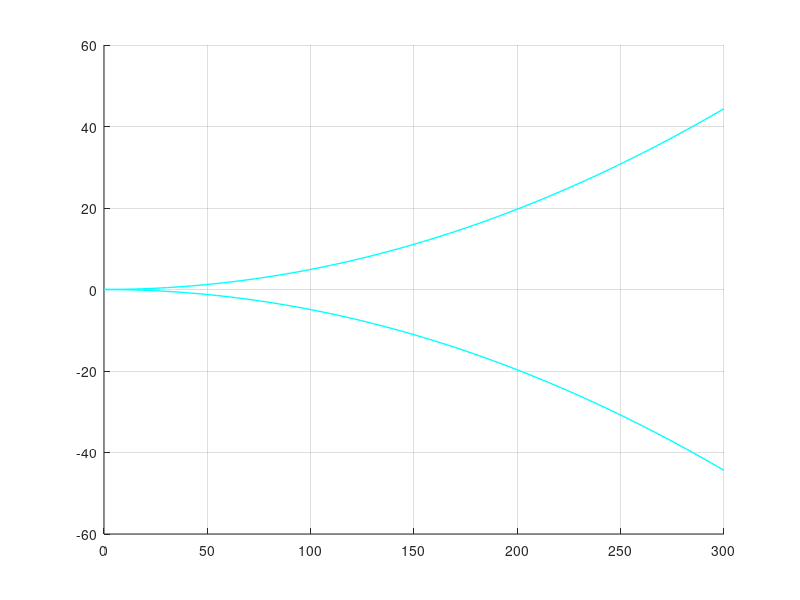

The MATLAB source for this figure: (Note: this script raises an error after producing the figure.)
% V-n diagram
close all; clear all; clc;
g = 32.2;
c = 7.08/12; % feet
WS = 3.5;                 % lb/ft^2
rho = 0.00230; % slugs/ft^3
Cl_max = 1.3642;
Cn_max = Cl_max*1.1;
CL3 = 4.15;
Kc = 33;                 
Ude = 12;
Ude2 = 6;                 % fps
V = linspace(0,300, 100);
% Kg and mug
mug = 2 * (WS / (rho * c * g * CL3));
Kg = 0.88 * (mug / (5.3 + mug));
% nlims
nlimpos = 3;
nlimneg = -0.4 * nlimpos;
% nults
nultpos = 1.5*nlimpos;
nultneg = 1.5*nlimneg;
% Stall and Cruise
Vstall = sqrt(2 * (WS / (rho * Cn_max)));
Vcruise_min = Kc*sqrt(WS);
Vdive_min = 1.25 * Vcruise_min;
Va = Vstall * sqrt(nlimpos);
% Stall lines
n = 0.5 .* rho .* V.^2 .* Cn_max .* (1/WS);
n_neg = -n;
% Gust lines
nlimgustC = 1 + ((Kg.*Ude.*V.*CL3)./(498 .* WS));
nlimgustCneg = 1 - ((Kg.*Ude.*V.*CL3)./(498 .* WS));
nlimgustD = 1 + ((Kg.*Ude2.*V.*CL3)./(498 .* WS));
nlimgustDneg = 1 - ((Kg.*Ude2.*V.*CL3)./(498 .* WS));
% Plot
figure; hold on; grid on;
plot(V, n, 'c', 'LineWidth', 1);
plot(V, n_neg, 'c','LineWidth', 1);
yline(0, '--k', 'LineWidth', 1);
yline(nlimpos, '--', 'LineWidth', 1);
yline(nlimneg, '--', 'LineWidth', 1);
yline(nultpos, '--m', 'LineWidth', 1);
yline(nultneg, '--m', 'LineWidth', 1);
plot(V, nlimgustC, '--g', 'LineWidth', 1);
plot(V, nlimgustCneg, '--g', 'LineWidth', 1);
plot(V, nlimgustD, '--b', 'LineWidth', 1);
plot(V, nlimgustDneg, '--b', 'LineWidth', 1);
plot(Vcruise_min, 0, 'ro', 'MarkerFaceColor','r');
text(Vcruise_min, 0, '  VC min', 'HorizontalAlignment','right', 'VerticalAlignment','top', 'Color','r', 'FontWeight','bold');
plot(Vstall, 0, 'ko', 'MarkerFaceColor', 'k');
text(Vstall, 0, '  Vstall', 'HorizontalAlignment','right', 'VerticalAlignment','bottom', 'Color','k', 'FontWeight','bold');
plot(Vdive_min, 0, 'bo', 'MarkerFaceColor', 'b');
text(Vdive_min, 0, '  VD min', 'HorizontalAlignment','left', 'VerticalAlignment','bottom', 'Color','b', 'FontWeight','bold');
plot(Va, 0, 'ko', 'MarkerFaceColor', 'k');
text(Va, 0, '  VA', 'HorizontalAlignment','right', 'VerticalAlignment','bottom', 'Color','k', 'FontWeight','bold');
title('V-n Diagram');
xlabel('V (ft/s)');
ylabel('n (Loading Factor)');
ylim([-2 4]);
text(V(end), n(end), ' Stall +', 'Color','b', 'HorizontalAlignment','right');
text(V(end), n_neg(end), ' Stall -', 'Color','b', 'HorizontalAlignment','right');
text(V(end), nlimgustC(end), ' + VC Gust', 'Color','g', 'HorizontalAlignment','right');
text(V(end), nlimgustCneg(end), ' - VC Gust', 'Color','g', 'HorizontalAlignment','right');
text(V(end), nlimgustD(end), ' + VD Gust', 'Color','b', 'HorizontalAlignment','right');
text(V(end), nlimgustDneg(end), ' - VD Gust', 'Color','b', 'HorizontalAlignment','right');
text(10, nlimpos, ' nlim positive', 'Color','k');
text(10, nlimneg, ' nlim negative', 'Color','k');
text(10, nultpos, ' nult positive', 'Color','m');
text(10, nultneg, ' nult negative', 'Color','m');
% intersection points
diff2 = nlimgustCneg - nultneg;
idx2 = find(diff2 .* circshift(diff2,-1) <= 0, 1);   % where signs change
V_int2 = V(idx2);
n_int2 = nlimgustCneg(idx2);
xline(V_int2, 'm--', 'LineWidth', 1.5);
plot(V_int2, 0, 'ro', 'MarkerFaceColor', 'r');
text(V_int2, 0, '  VC max', 'HorizontalAlignment','left', 'VerticalAlignment','bottom', 'Color','r', 'FontWeight','bold');
diff3 = nlimgustDneg - nultneg;
idx3 = find(diff3 .* circshift(diff3,-1) <= 0, 1);   % where signs change
V_int3 = V(idx3);
n_int3 = nlimgustDneg(idx3);
xline(V_int3, 'm--', 'LineWidth', 1.5);
plot(V_int3, 0, 'bo', 'MarkerFaceColor', 'b');
text(V_int3, 0, '  VD max', 'HorizontalAlignment','left', 'VerticalAlignment','bottom', 'Color','b', 'FontWeight','bold');